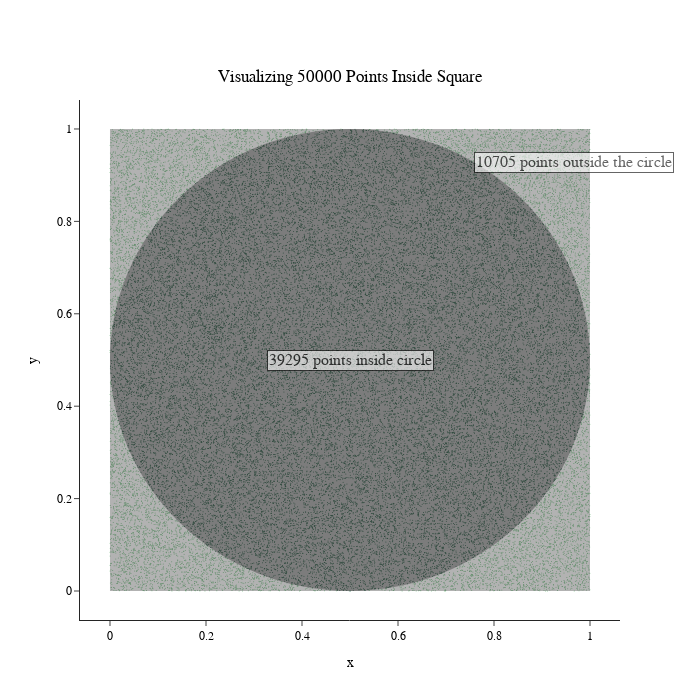

Notebook code cell kept with this figure:
### Markdown cell above
## Plotting the Randomly Generated Points

### Code cell
# Visualize Monte Carlo
test = df.head(50000)
pointsInside = test['inside'].sum()
title = f'Visualizing {test.shape[0]} Points Inside Square'
fig = go.Figure()
fig.update_layout(width=700, height=700, 
                  title=title, xaxis_title='x', yaxis_title='y', showlegend=False, title_x = 0.5, title_y = 0.9,
                  font=dict(family="Verdana, sans-serif", size=12, color='black'),
                  xaxis=dict(showgrid=False),
                  yaxis=dict(showgrid=False),
                  template = 'simple_white')

# Square
fig.add_shape(type = 'rect', x0=0, y0=0, x1=1, y1=1,
              line = dict(color = 'black'))

# Circle
fig.add_shape(type='circle', x0=0, y0=0,
              x1=1, y1=1,
              line = dict(color = 'black'))

# Scatter Points
fig.add_trace(go.Scatter(x=test['x'], y=test['y'],
    mode='markers',
    marker=dict(
        size=1,
        color= test['inside'], # '#fc6c85'
        colorscale=[[0, '#8fcb9b'], [1, '#5b9279']],
        showscale=False)))

fig.add_annotation(
    text=f"{pointsInside} points\ninside circle",
    xref="paper", yref="paper",
    x=0.5, y=0.5,
    showarrow=False,
    font=dict(size=16, color="black"),
    bgcolor="white",
    opacity = 0.6,
    align="left",
    bordercolor="black",
    borderwidth=1)

fig.add_annotation(
    text=f"{test.shape[0] - pointsInside} points\noutside the circle",
    xref="paper", yref="paper",
    x=1.1, y=0.9,
    showarrow=False,
    font=dict(size=16, color="black"),
    bgcolor="white",
    opacity = 0.6,
    align="right",
    bordercolor="black",
    borderwidth=1)

fig.show()

### Figure 1 — Plotly figure (JSON) as saved in the notebook; plotly's stock layout.template omitted (floating-point values rounded to 4 significant figures; data arrays with more than 128 entries replaced by an {"elided": "..."} marker saying what was removed)
{"data": [{"marker": {"color": {"elided": "50000 int values"}, "colorscale": [[0, "#8fcb9b"], [1, "#5b9279"]], "showscale": false, "size": 1}, "mode": "markers", "type": "scatter", "x": {"elided": "50000 float values"}, "y": {"elided": "50000 float values"}}], "layout": {"annotations": [{"align": "left", "bgcolor": "white", "bordercolor": "black", "borderwidth": 1, "font": {"color": "black", "size": 16}, "opacity": 0.6, "showarrow": false, "text": "39295 points\ninside circle", "x": 0.5, "xref": "paper", "y": 0.5, "yref": "paper"}, {"align": "right", "bgcolor": "white", "bordercolor": "black", "borderwidth": 1, "font": {"color": "black", "size": 16}, "opacity": 0.6, "showarrow": false, "text": "10705 points\noutside the circle", "x": 1.1, "xref": "paper", "y": 0.9, "yref": "paper"}], "font": {"color": "black", "family": "Verdana, sans-serif", "size": 12}, "height": 700, "shapes": [{"line": {"color": "black"}, "type": "rect", "x0": 0, "x1": 1, "y0": 0, "y1": 1}, {"line": {"color": "black"}, "type": "circle", "x0": 0, "x1": 1, "y0": 0, "y1": 1}], "showlegend": false, "title": {"text": "Visualizing 50000 Points Inside Square", "x": 0.5, "y": 0.9}, "width": 700, "xaxis": {"showgrid": false, "title": {"text": "x"}}, "yaxis": {"showgrid": false, "title": {"text": "y"}}}}
